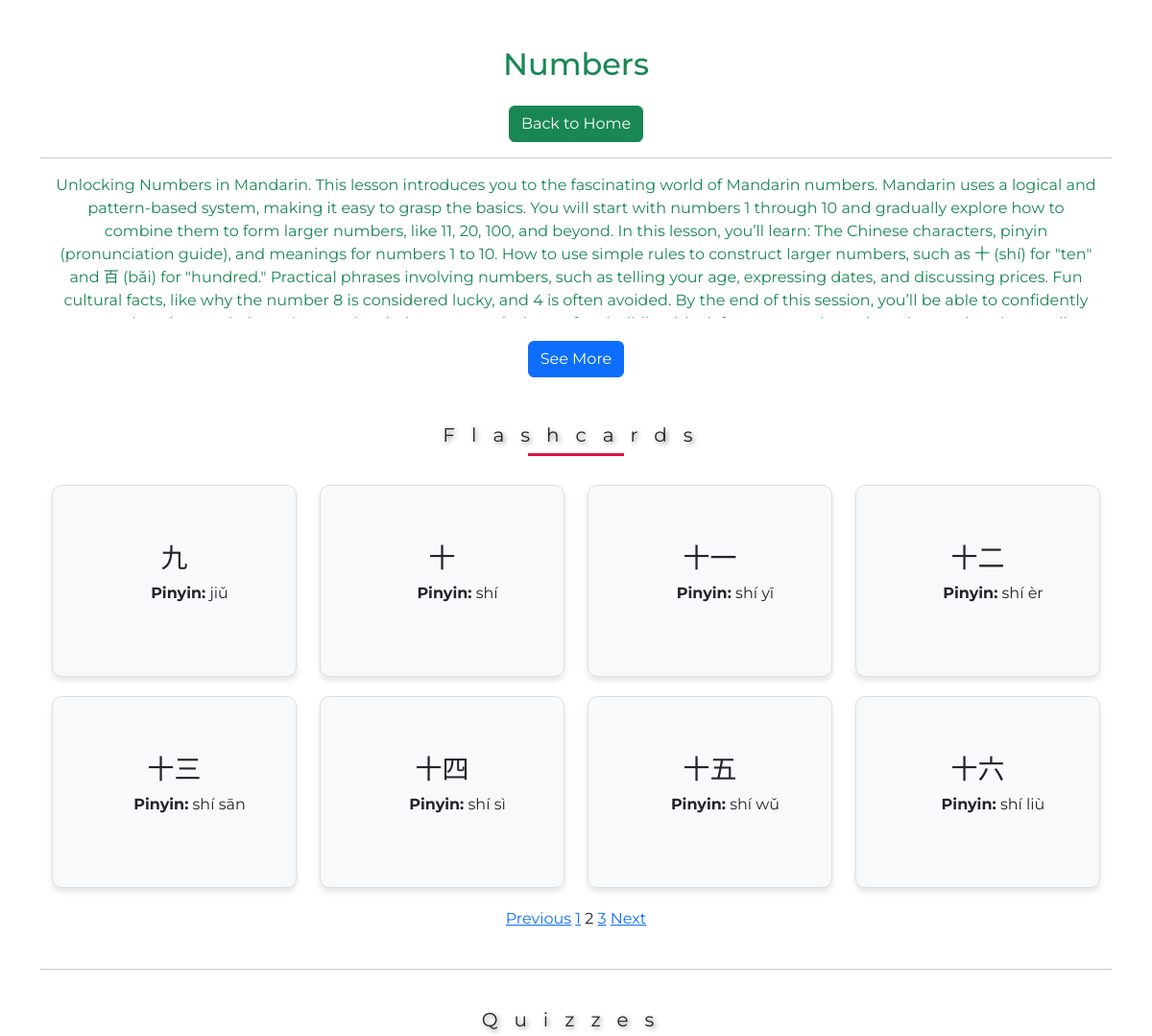
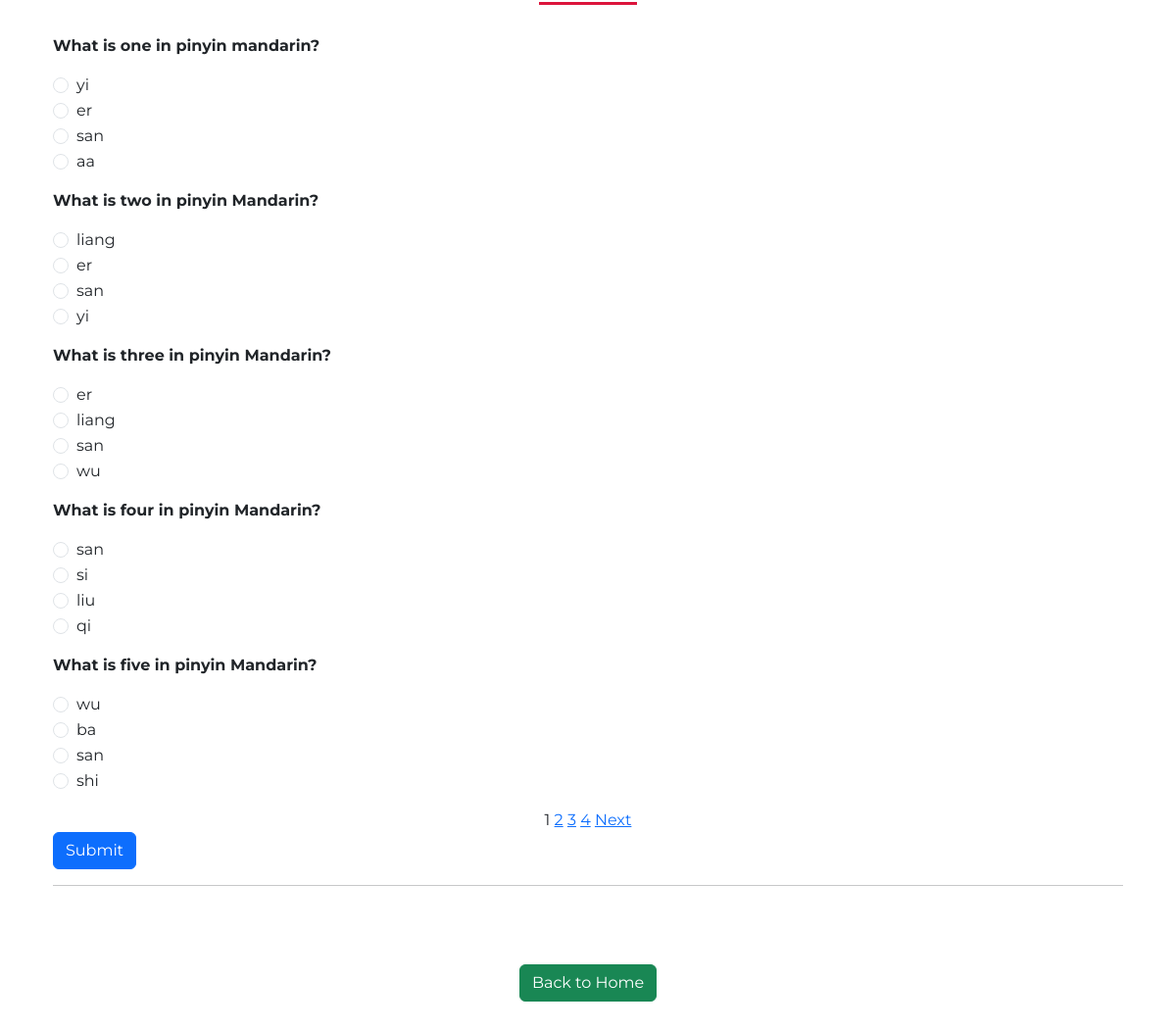
/lessons/1/?flashcard_page=2, run on the app's committed database (2 pictures, top to bottom).
### apps/models.py (models this page shows, shortened)
class Lesson(models.Model):
    id = models.AutoField(primary_key=True)
    chapter = models.ForeignKey(Chapter, on_delete=models.CASCADE, related_name='lessons')
    title = models.CharField(max_length=255)
    content = models.TextField()

class Flashcard(models.Model):
    id = models.AutoField(primary_key=True)
    lesson = models.ForeignKey(Lesson, on_delete=models.CASCADE, related_name='flashcards')
    chinese_character = models.CharField(max_length=10)
    pinyin = models.CharField(max_length=50)
    english_translation = models.CharField(max_length=255)

class Quiz(models.Model):
    id = models.AutoField(primary_key=True)
    lesson = models.ForeignKey(Lesson, on_delete=models.CASCADE, related_name='quizzes')
    question = models.TextField()
    option_a = models.CharField(max_length=255)
    option_b = models.CharField(max_length=255)
    option_c = models.CharField(max_length=255)
    option_d = models.CharField(max_length=255)
    correct_answer = models.CharField(max_length=1, choices=[('A', 'A'), ('B', 'B'), ('C', 'C'), ('D', 'D')])

### apps/views.py (the view, shortened to what this page needs)
# urls.py: path('lessons/<int:lesson_id>/', views.lesson_detail, name='lesson_detail'),
def lesson_detail(request, lesson_id):
    lesson = get_object_or_404(Lesson.objects.prefetch_related('flashcards', 'quizzes'), id=lesson_id)
    flashcards_list = lesson.flashcards.all().order_by('id')
    quizzes_list = lesson.quizzes.all().order_by('id')
    flashcard_paginator = Paginator(flashcards_list, 8)
    flashcard_page_number = request.GET.get('flashcard_page')
    flashcards = flashcard_paginator.get_page(flashcard_page_number)
    quiz_paginator = Paginator(quizzes_list, 5)
    quiz_page_number = request.GET.get('quiz_page')
    quizzes = quiz_paginator.get_page(quiz_page_number)
    results = {}
    score = 0
    return render(request, 'apps/lesson_detail.html', {
        'lesson': lesson,
        'flashcards': flashcards,
        'quizzes': quizzes,
        'results': results,  # Full results for all quizzes
        'score': score,      # Total score across all quizzes
    })

### apps/templates/apps/lesson_detail.html (shortened to what this page needs)
{% extends "apps/base.html" %}
{% block content %}
<div class="container">
    <div class="container mt-5">
        <h2 class="text-success">{{ lesson.title }}</h2>
        <a href="{% url 'home' %}" class="btn btn-success mt-3">Back to Home</a>
    </div>
    <hr>
    <div class="container mt-2">
        <p id="lessonContent" class="overflow-auto text-justify text-success" style="max-height: 150px; overflow-y: hidden;">
            {{ lesson.content }}
        </p>
        <button id="toggleButton" class="btn btn-primary mt-2">See More</button>
    </div>
    <div class="container mt-5">
        <h4>Flashcards</h4>
        <div class="row">
            {% for flashcard in flashcards %}
            <div class="col-md-3">
                <div class="flip-card">
                    <div class="flip-card-inner">
                        <div class="flip-card-front">
                            <div class="row">
                                <h3>{{ flashcard.chinese_character }}</h3>
                                <p class="mx-3"><strong>Pinyin:</strong> {{ flashcard.pinyin }}</p>
                            </div>
                        </div>
                        <div class="flip-card-back">
                            <p><strong>Meaning:</strong> {{ flashcard.english_translation }}</p>
                        </div>
                    </div>
                </div>
            </div>
            {% endfor %}
        </div>
    </div>
    <div>
        {% if flashcards.has_previous %}
            <a href="?flashcard_page={{ flashcards.previous_page_number }}">Previous</a>
        {% endif %}
        {% for page in flashcards.paginator.page_range %}
            {% if page == flashcards.number %}
                <span>{{ page }}</span>
            {% else %}
                <a href="?flashcard_page={{ page }}">{{ page }}</a>
            {% endif %}
        {% endfor %}
        {% if flashcards.has_next %}
            <a href="?flashcard_page={{ flashcards.next_page_number }}">Next</a>
        {% endif %}
    </div>
    <br>
    <hr>
    <div class="container">
        <h4>Quizzes</h4>
        <div style="text-align: left;">
            <form method="post">
                {% for quiz in quizzes %}
                <div class="mb-3 mt-3">
                    <p><strong>{{ quiz.question }}</strong></p>
                    <div class="form-check">
                        <input class="form-check-input" type="radio" name="question_{{ quiz.id }}" value="A" id="q{{ quiz.id }}a">
                        <label class="form-check-label" for="q{{ quiz.id }}a">{{ quiz.option_a }}</label>
                    </div>
                    <div class="form-check">
                        <input class="form-check-input" type="radio" name="question_{{ quiz.id }}" value="B" id="q{{ quiz.id }}b">
                        <label class="form-check-label" for="q{{ quiz.id }}b">{{ quiz.option_b }}</label>
                    </div>
                    <div class="form-check">
                        <input class="form-check-input" type="radio" name="question_{{ quiz.id }}" value="C" id="q{{ quiz.id }}c">
                        <label class="form-check-label" for="q{{ quiz.id }}c">{{ quiz.option_c }}</label>
                    </div>
                    <div class="form-check">
                        <input class="form-check-input" type="radio" name="question_{{ quiz.id }}" value="D" id="q{{ quiz.id }}d">
                        <label class="form-check-label" for="q{{ quiz.id }}d">{{ quiz.option_d }}</label>
                    </div>
                </div>
                {% endfor %}
            <div class="text-center">
                {% for page in quizzes.paginator.page_range %}
                    {% if page == quizzes.number %}
                        <span>{{ page }}</span>
                    {% else %}
                        <a href="?quiz_page={{ page }}">{{ page }}</a>
                    {% endif %}
                {% endfor %}
                {% if quizzes.has_next %}
                    <a href="?quiz_page={{ quizzes.next_page_number }}">Next</a>
                {% endif %}
            </div>
            <button type="submit" class="btn btn-primary">Submit</button>
            </form>
            <hr>
        </div>
        <br><br>
    </div>
    <a href="{% url 'home' %}" class="btn btn-success mt-3">Back to Home</a>
</div>
<br><br>
{% endblock %}

### static/css/styles.css (style rules this page uses)
body { margin: 0; padding: 0; font-family: 'Montserrat', sans-serif; }
.flip-card { width: 100%; height: 200px; perspective: 1000px; margin-bottom: 20px; }
.flip-card-inner { position: relative; width: 100%; height: 100%; text-align: center; transition: transform 0.6s; transform-style: preserve-3d; }
.flip-card-front, .flip-card-back { position: absolute; width: 100%; height: 100%; backface-visibility: hidden; display: flex; justify-content: center; align-items: center; border: 1px solid #ddd; border-radius: 10px; box-shadow: 0 4px 6px rgba(0, 0, 0, 0.1); padding: 20px; }
.flip-card-front { background: #f8f9fa; }
.flip-card-back { background: #007bff; color: white; transform: rotateY(180deg); }
h4 { text-align: center; letter-spacing: 17px; font-size: 60px; font-style: bold; text-shadow: 2px 2px 5px gray; }
h4 { width: 100%; font-weight: normal; font-size: 20px; position: relative; margin: 40px 0; }
h4::before { content: ''; position: absolute; width: 100px; height: 3px; background-color: crimson; bottom: -10px; left: 50%; transform: translateX(-50%); animation: animate 4s linear infinite; }
.container { text-align: center; color: dark; }

### data on the page
Lesson: title "Numbers", content "Unlocking Numbers in Mandarin. This lesson introduces you to the fascinating world of Mandarin numbers. Mandarin uses a logical and pattern-based system, making it easy to grasp the basics. You will start with numbers 1 through 10 and gradually explore how to combine them to form larger numbers, like 11, 20, 100, and beyond. In this lesson, you’ll learn: The Chinese characters, pinyin (pronunciation guide), and meanings for numbers 1 to 10. How to use simple rules to construct larger numbers, such as 十 (shí) for \"ten\" and 百 (bǎi) for \"hundred.\" Practical phrases involving numbers, such as telling your age, expressing dates, and discussing prices. Fun cultural facts, like why the number 8 is…"
Flashcard: chinese_character "九", pinyin "jiǔ"
Flashcard: chinese_character "十", pinyin "shí"
Flashcard: chinese_character "十一", pinyin "shí yī"
Flashcard: chinese_character "十二", pinyin "shí èr"
Flashcard: chinese_character "十三", pinyin "shí sān"
Flashcard: chinese_character "十四", pinyin "shí sì"
Flashcard: chinese_character "十五", pinyin "shí wǔ"
Flashcard: chinese_character "十六", pinyin "shí liù"
Quiz: question "What is one in pinyin mandarin?", option_a "yi", option_b "er", option_c "san", option_d "aa"
Quiz: question "What is two in pinyin Mandarin?", option_a "liang", option_b "er", option_c "san", option_d "yi"
Quiz: question "What is three in pinyin Mandarin?", option_a "er", option_b "liang", option_c "san", option_d "wu"
Quiz: question "What is four in pinyin Mandarin?", option_a "san", option_b "si", option_c "liu", option_d "qi"
Quiz: question "What is five in pinyin Mandarin?", option_a "wu", option_b "ba", option_c "san", option_d "shi"

### other printed values
{{ page }} "1" "3"
{{ page }} "2"
{{ page }} "1"
{{ page }} "2" "3" "4"
